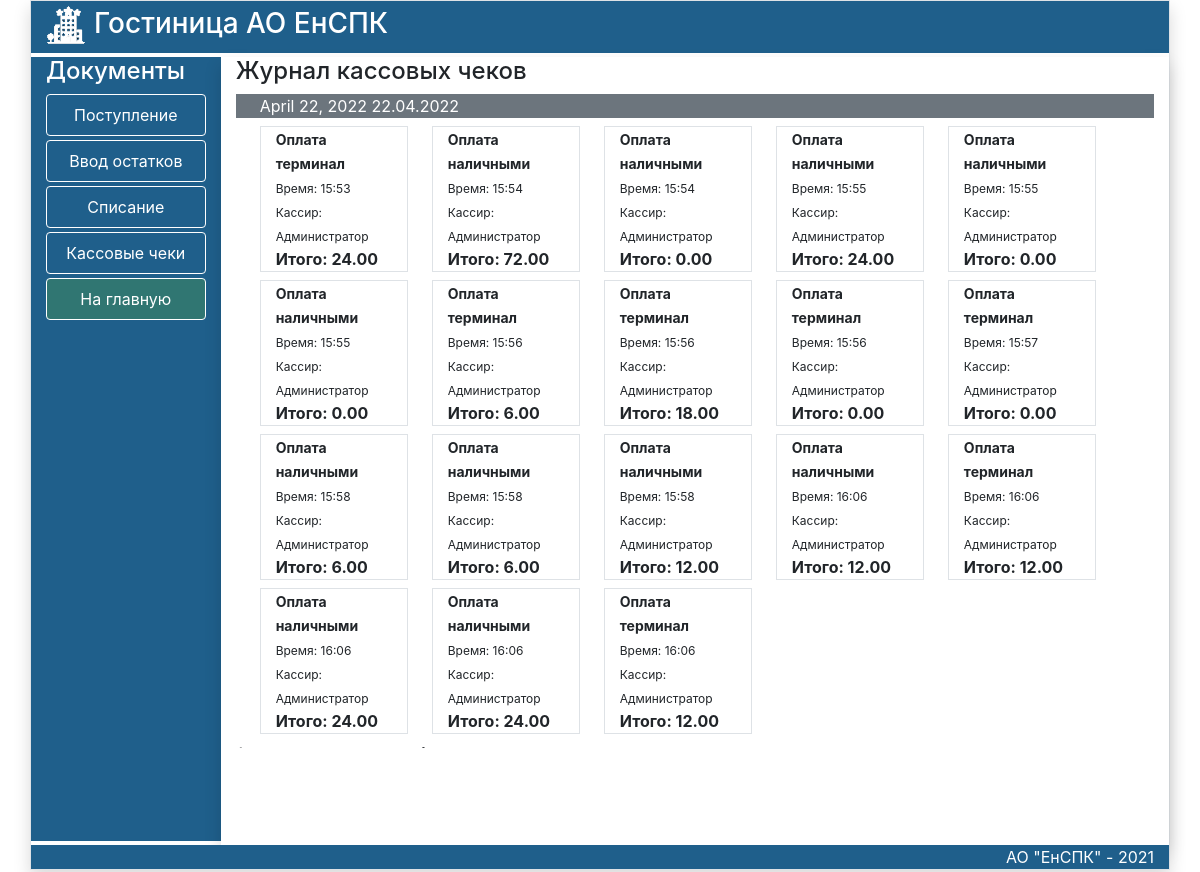
The app's page /CheckJurnal with its own data.
### trade/models.py (models this page shows, shortened)
class Doc(models.Model):
    nomerdoc=models.CharField(max_length=20,verbose_name="Номер документв")
    datadoc=models.DateField(verbose_name='Дата документа')
    updated_at = models.DateTimeField(auto_now=True, verbose_name='Создан')
    created_at = models.DateTimeField(auto_now_add=True, verbose_name='Обновлен')
    dealer=models.ForeignKey(Saler,verbose_name='Поставщик',on_delete=models.PROTECT)
    buytotal=models.DecimalField(max_digits=8,decimal_places=2,default=0.00)
    saletotal=models.DecimalField(max_digits=8,decimal_places=2,default=0.00)
    transaction=models.BooleanField(verbose_name='Проведен',default=False)
    typedoc=models.ForeignKey(TypeDoc,verbose_name='Тип документа',on_delete=models.PROTECT)
    user=models.CharField(max_length=100,verbose_name='Пользователь',blank=True,null=True,default='')
    class Meta:
        verbose_name='Документ'
        verbose_name_plural='Документы'

class TypeDoc(models.Model):
    title = models.CharField(max_length=70, verbose_name='Тип документа')
    def __str__(self):
        return self.title

### trade/views.py (the view)
# urls.py: path('CheckJurnal',CheckJurnal,name='CheckJurnal'),
def CheckJurnal(request):
    daysumcash=0
    uniqdate=[]
    uniqsum={}
    dateArray=[]
    checkitem=DocJurnal.objects.exclude(typedoc=1).exclude(typedoc=2).exclude(typedoc=3)
    checkdoc=Doc.objects.exclude(typedoc=1).exclude(typedoc=2).exclude(typedoc=3).order_by('-datadoc')
    for item in checkdoc:
        if not item.datadoc in uniqdate:
            uniqdate.append(item.datadoc)
    for undata in uniqdate:
        if undata in uniqdate:
            cashsum = Doc.objects.filter(typedoc=4).order_by('-datadoc').filter(datadoc=undata).aggregate(Sum('saletotal'))
            cashterm = Doc.objects.filter(typedoc=5).order_by('-datadoc').filter(datadoc=undata).aggregate(
                Sum('saletotal'))
            dateArray.append(undata)
            if cashsum['saletotal__sum'] == None:
                cashsum['saletotal__sum']=0
            if cashterm['saletotal__sum'] == None:
                cashterm['saletotal__sum']=0
            uniqsum[undata]={
                'nal':float(cashsum['saletotal__sum']),
                'bank':float(cashterm['saletotal__sum'])}
    listsum=[[key,value] for key,value in uniqsum.items()]
    print(uniqsum)
    context = {'checkitem': checkitem, 'checkdoc': checkdoc,'uniqdate':uniqdate,'uniqsum':uniqsum,'dateArray':dateArray,'listsum':listsum}
    return render(request,'trade/CheckJurnal.html',context)

### trade/templates/trade/CheckJurnal.html (shortened to what this page needs)
{% extends 'trade/DocPage.html' %}
{% load static %}
{% block LinkArea %}
<h4 class="text-white">Документы</h4>
     <a href="{% url 'ReceiptDoc' %}" class="btn btn-secondary border border-white  nav-link mb-1 btnblack">Поступление </a>
       <a href="{% url 'InitialDoc' %}" class="btn btn-secondary border border-white  nav-link mb-1 btnblack">Ввод остатков</a>
<a href="{% url 'Create' 'Unit' %}" class="btn btn-secondary border border-white  nav-link mb-1 btnblack">Списание </a>
<a href="{% url 'CheckJurnal' %}" class="btn btn-secondary border border-white  nav-link mb-1 btnblack">Кассовые чеки </a>
<a href="{% url 'home' %}" class="btn btn-secondary border border-white  nav-link mb-1 addbtn">На главную</a>
{% endblock LinkArea %}
{% block DataArea %}
<h4 >Журнал кассовых чеков</h4>
<div class="scrolltable ">
 {% for date in uniqdate %}
<div class="bg-secondary text-white mb-2 pl-4"> {{date}}   {{  date|date:"d.m.Y"}} </div>
<div class="row col-12 ">
    {% for check in checkdoc %}
        {% if check.datadoc == date %}
    <div class="col-2  ml-4 mb-2 border bordered ">  <span style="font-size:14px;"><b>{{check.typedoc}}</b></span><br>  <span style="font-size:12px;">{{check.updated_at|date:"Время: H:i"}}</span>
        <span style="font-size:12px;">Кассир: {{check.user}}</span>
        <b>Итого: {{check.saletotal}}</b>
 </div>
    {% endif %}
    {% endfor %}
</div>
    {% endfor %}
</div>
{% endblock DataArea %}

### trade/static/trade/css/my.css (style rules this page uses)
.btnblack { background-color:RGB(31,95,139); color: white; }
.addbtn { width=30px; background-color:RGB(48,118,114); color: white; }
.scrolltable { display:block; overflow-y: auto; height:75vh; }

### records on screen
Doc: uniqdate "April 22, 2022", uniqdate "22.04.2022", typedoc "Оплата терминал", updated_at "Время: 15:53", user "Администратор", saletotal "24.00"
Doc: typedoc "Оплата наличными", updated_at "Время: 15:54", user "Администратор", saletotal "72.00"
Doc: typedoc "Оплата наличными", updated_at "Время: 15:54", user "Администратор", saletotal "0.00"
Doc: typedoc "Оплата наличными", updated_at "Время: 15:55", user "Администратор", saletotal "24.00"
Doc: typedoc "Оплата наличными", updated_at "Время: 15:55", user "Администратор", saletotal "0.00"
Doc: typedoc "Оплата наличными", updated_at "Время: 15:55", user "Администратор", saletotal "0.00"
Doc: typedoc "Оплата терминал", updated_at "Время: 15:56", user "Администратор", saletotal "6.00"
Doc: typedoc "Оплата терминал", updated_at "Время: 15:56", user "Администратор", saletotal "18.00"
Doc: typedoc "Оплата терминал", updated_at "Время: 15:56", user "Администратор", saletotal "0.00"
Doc: typedoc "Оплата терминал", updated_at "Время: 15:57", user "Администратор", saletotal "0.00"
Doc: typedoc "Оплата наличными", updated_at "Время: 15:58", user "Администратор", saletotal "6.00"
Doc: typedoc "Оплата наличными", updated_at "Время: 15:58", user "Администратор", saletotal "6.00"
Doc: typedoc "Оплата наличными", updated_at "Время: 15:58", user "Администратор", saletotal "12.00"
Doc: typedoc "Оплата наличными", updated_at "Время: 16:06", user "Администратор", saletotal "12.00"
Doc: typedoc "Оплата терминал", updated_at "Время: 16:06", user "Администратор", saletotal "12.00"
Doc: typedoc "Оплата наличными", updated_at "Время: 16:06", user "Администратор", saletotal "24.00"
Doc: typedoc "Оплата наличными", updated_at "Время: 16:06", user "Администратор", saletotal "24.00"
Doc: typedoc "Оплата терминал", updated_at "Время: 16:06", user "Администратор", saletotal "12.00"
